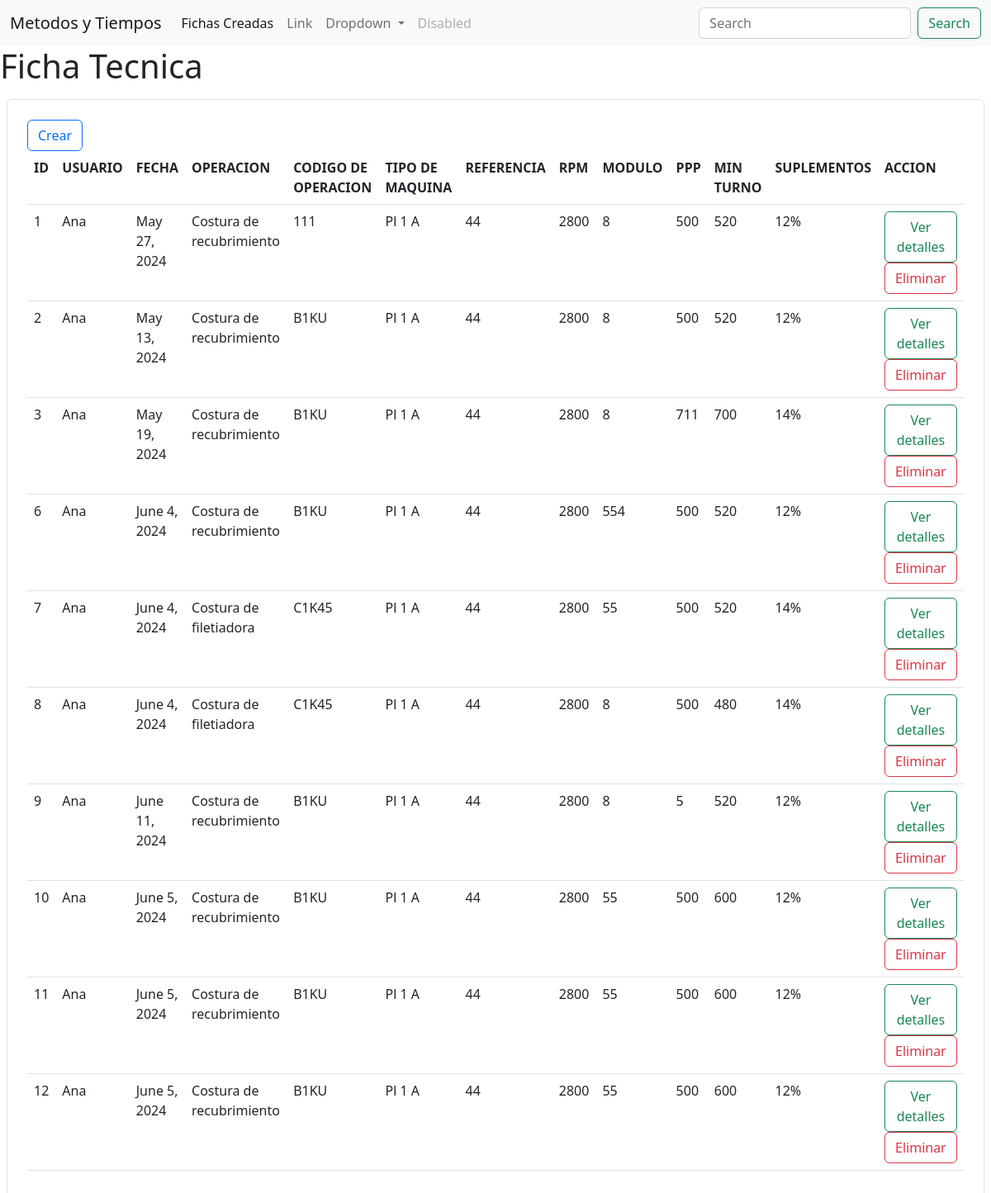
Page /listar_ficha on the earlier database version.
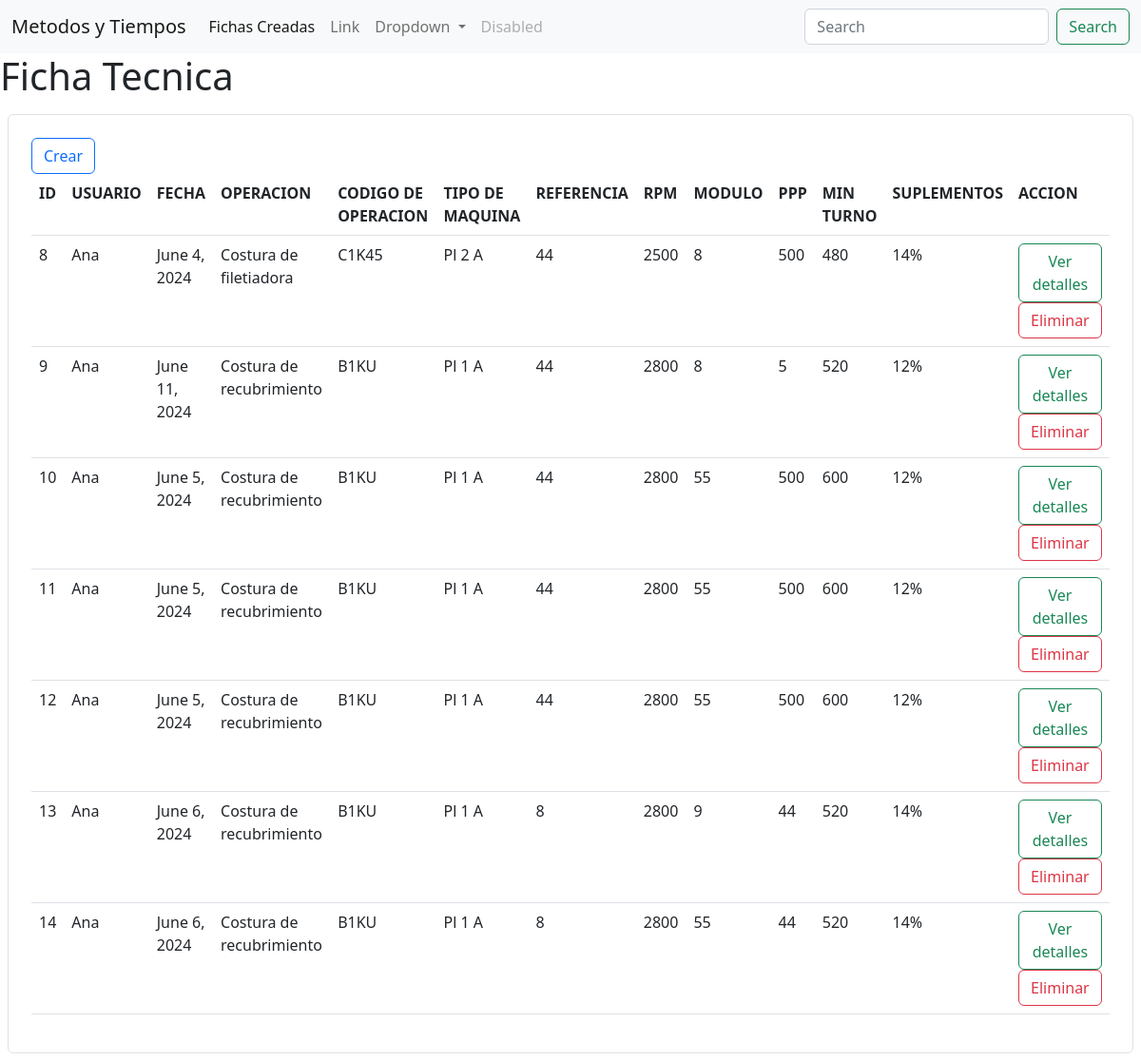
Same page on the later database version.
### app/models.py (models this page shows, shortened)
class FichaTecnica(models.Model):
    idFicha=models.BigAutoField(primary_key=True, blank=True)
    idUsuario=models.ForeignKey(Usuario,on_delete=models.CASCADE)
    fecha=models.DateField()
    operacion=models.ForeignKey(operacion,on_delete=models.CASCADE)
    codigo_Operacion=models.CharField(max_length=150)
    tipoMaquina=models.ForeignKey(MaquinaDeCoser,on_delete=models.CASCADE)
    ref=models.CharField(max_length=150)
    rpm=models.IntegerField()
    modulo=models.CharField(max_length=150)
    ppp=models.CharField(max_length=150)
    minTurno=models.ForeignKey(Turno,on_delete=models.CASCADE)
    suplementos=models.ForeignKey(Suplemento,on_delete=models.CASCADE)
    tipoTela=models.CharField(max_length=150)
    tiempoMinimoCostura=models.FloatField(default=0.0)
    gtf=models.ForeignKey(Gtf,on_delete=models.CASCADE)
    distanciaCostura=models.FloatField(default=0.0)
    numeroParadas=models.IntegerField(default=0)
    constante=models.FloatField(default=0.0006)
    factorAltaVelocidad=models.FloatField(default=0.0)
    paradaArranque=models.IntegerField(default=0)
    presicionParada=models.ForeignKey(Presicion_de_parada,on_delete=models.CASCADE)
    tmuCostura=models.FloatField(default=0.0)

class Usuario(models.Model):
    ROLES=(
        (1,"administrador"),
        (2,"usuario")
    )
    idUsuario=models.BigAutoField(primary_key=True, blank=True)
    nombre=models.CharField(max_length=50)
    apellido=models.CharField(max_length=50)
    contacto=models.CharField(max_length=50)
    email=models.CharField(max_length=50)
    nombreUsuario=models.CharField(max_length=50)
    contrasena=models.CharField(max_length=50)
    rol=models.IntegerField(choices=ROLES,default=2)
    def __str__(self):
        return f"{self.nombre}"

class operacion(models.Model):
    codigo=models.CharField(primary_key=True,blank=True,max_length=150)
    nombre=models.CharField(max_length=150)
    def __str__(self):
        return f"{self.nombre}"

class MaquinaDeCoser(models.Model):
    id=models.IntegerField(primary_key=True)
    nombre=models.CharField(max_length=150)
    rpm=models.IntegerField()
    puntadas_por_min=models.IntegerField()
    def __str__(self):
        return f"{self.nombre}"

class Turno(models.Model):
    id=models.BigAutoField(primary_key=True,blank=True)
    turno=models.IntegerField(null=True)
    def __str__(self):
        return f"{self.turno}"

class Suplemento(models.Model):
    id=models.BigAutoField(primary_key=True,blank=True)
    porcentaje=models.CharField(max_length=150,null=True)
    def __str__(self):
        return f"{self.porcentaje}"

### app/views.py (the view)
# urls.py: path('listar_ficha', listar_fichat,name="listar_ficha"),
def listar_fichat(request):
    q=FichaTecnica.objects.all()
    contex={"data":q}
    return render(request,'app/ficha/listar_fichat.html',contex)

### app/templates/app/ficha/listar_fichat.html (shortened to what this page needs)
{% extends 'app/base.html' %}
{% load static %}
{% block container %}
        <h1>Ficha Tecnica</h1>
    {% if data %}
    <div class="d-flex justify-content-center align-items-center">
        <div class="border p-4 rounded w-78 m-2">
            <a href="{% url 'form_fichat' %}" class="btn btn-outline-primary">Crear</a>
            <table class="table table-hover">
                <tr>
                    <th>ID</th>
                    <th>USUARIO</th>
                    <th>FECHA</th>
                    <th>OPERACION</th>
                    <th>CODIGO DE OPERACION</th>
                    <th>TIPO DE MAQUINA</th>
                    <th>REFERENCIA</th>
                    <th>RPM</th>
                    <th>MODULO</th>
                    <th>PPP</th>
                    <th>MIN TURNO</th>
                    <th>SUPLEMENTOS</th>
                    <th>ACCION</th>
                </tr>
                {% for i in data %}
                <tr>
                    <td>{{i.idFicha}}</td>
                    <td>{{i.idUsuario}}</td>
                    <td>{{i.fecha}}</td>
                    <td>{{i.operacion}}</td>
                    <td>{{i.codigo_Operacion}}</td>
                    <td>{{i.tipoMaquina}}</td>
                    <td>{{i.ref}}</td>
                    <td>{{i.rpm}}</td>
                    <td>{{i.modulo}}</td>
                    <td>{{i.ppp}}</td>
                    <td>{{i.minTurno}}</td>
                    <td>{{i.suplementos}}</td>
                    <td>
                        <a href="{% url 'editar_ficha_form' i.idFicha %}" class="btn btn-outline-success">Ver detalles</a>
                        <a href="{% url 'eliminar_ficha' i.idFicha %}" class="btn btn-outline-danger" onclick="return confirm('¿Estás seguro de eliminar?')">Eliminar</a>
                    </td>
                </tr>
                {% endfor %}
            </table>
        </div>
    </div>
    {% else %}
    <h1>No hay registros en el momento</h1>
    {% endif %}
{% endblock %}

### app/templates/app/base.html (shortened to what this page needs)
{% load static %}
<!DOCTYPE html>
<html lang="en">
<head>
    <link href="https://cdn.jsdelivr.net/npm/bootstrap@5.2.3/dist/css/bootstrap.min.css" rel="stylesheet">
</head>
<body>
    <nav class="navbar navbar-expand-lg navbar-light bg-light">
        <div class="container-fluid">
          <a class="navbar-brand" href="#">Metodos y Tiempos</a>
          <div class="collapse navbar-collapse" id="navbarSupportedContent">
            <ul class="navbar-nav me-auto mb-2 mb-lg-0">
              <li class="nav-item">
                <a class="nav-link active" aria-current="page" href="listar_ficha">Fichas Creadas</a>
              </li>
              <li class="nav-item">
                <a class="nav-link" href="#">Link</a>
              </li>
              <li class="nav-item dropdown">
                <a class="nav-link dropdown-toggle" href="#" id="navbarDropdown" role="button" data-bs-toggle="dropdown" aria-expanded="false">
                  Dropdown
                </a>
              </li>
              <li class="nav-item">
                <a class="nav-link disabled" href="#" tabindex="-1" aria-disabled="true">Disabled</a>
              </li>
            </ul>
            <form class="d-flex">
              <input class="form-control me-2" type="search" placeholder="Search" aria-label="Search">
              <button class="btn btn-outline-success" type="submit">Search</button>
            </form>
          </div>
        </div>
      </nav>
    {% block container %}
    {% endblock %}
</body>
</html>

Differences in the rows shown:
removed FichaTecnica: idFicha "1", idUsuario "Ana", fecha "May 27, 2024", operacion "Costura de recubrimiento", codigo_Operacion "111", tipoMaquina "Pl 1 A", ref "44", rpm "2800", modulo "8", ppp "500", minTurno "520", suplementos "12%"
removed FichaTecnica: idFicha "2", idUsuario "Ana", fecha "May 13, 2024", operacion "Costura de recubrimiento", codigo_Operacion "B1KU", tipoMaquina "Pl 1 A", ref "44", rpm "2800", modulo "8", ppp "500", minTurno "520", suplementos "12%"
removed FichaTecnica: idFicha "3", idUsuario "Ana", fecha "May 19, 2024", operacion "Costura de recubrimiento", codigo_Operacion "B1KU", tipoMaquina "Pl 1 A", ref "44", rpm "2800", modulo "8", ppp "711", minTurno "700", suplementos "14%"
removed FichaTecnica: idFicha "6", idUsuario "Ana", fecha "June 4, 2024", operacion "Costura de recubrimiento", codigo_Operacion "B1KU", tipoMaquina "Pl 1 A", ref "44", rpm "2800", modulo "554", ppp "500", minTurno "520", suplementos "12%"
removed FichaTecnica: idFicha "7", idUsuario "Ana", fecha "June 4, 2024", operacion "Costura de filetiadora", codigo_Operacion "C1K45", tipoMaquina "Pl 1 A", ref "44", rpm "2800", modulo "55", ppp "500", minTurno "520", suplementos "14%"
changed FichaTecnica "June 4, 2024": tipoMaquina "Pl 1 A" → "Pl 2 A"; rpm "2800" → "2500"
added FichaTecnica: idFicha "13", idUsuario "Ana", fecha "June 6, 2024", operacion "Costura de recubrimiento", codigo_Operacion "B1KU", tipoMaquina "Pl 1 A", ref "8", rpm "2800", modulo "9", ppp "44", minTurno "520", suplementos "14%"
added FichaTecnica: idFicha "14", idUsuario "Ana", fecha "June 6, 2024", operacion "Costura de recubrimiento", codigo_Operacion "B1KU", tipoMaquina "Pl 1 A", ref "8", rpm "2800", modulo "55", ppp "44", minTurno "520", suplementos "14%"
